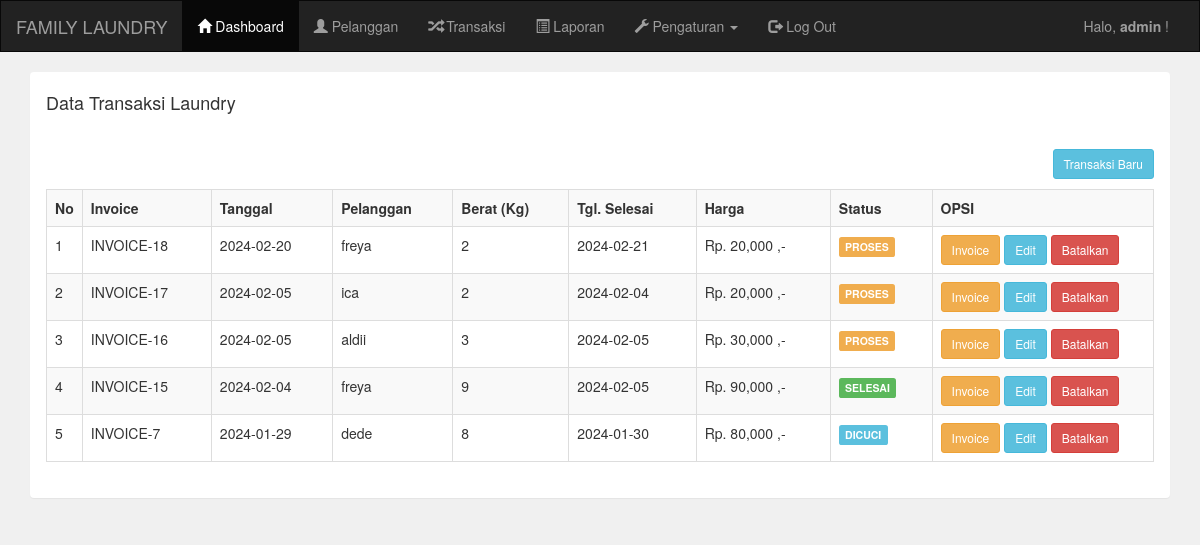
The page /transaksi.php (signed in) on the database its author committed.
### tables this page shows
CREATE TABLE `pelanggan` (
  `pelanggan_id` int(11) NOT NULL,
  `pelanggan_nama` varchar(255) NOT NULL,
  `pelanggan_hp` varchar(255) NOT NULL,
  `pelanggan_alamat` text NOT NULL
);

CREATE TABLE `transaksi` (
  `transaksi_id` int(11) NOT NULL,
  `transaksi_tgl` date NOT NULL,
  `transaksi_pelanggan` int(11) NOT NULL,
  `transaksi_harga` int(11) NOT NULL,
  `transaksi_berat` int(11) NOT NULL,
  `transaksi_tgl_selesai` date NOT NULL,
  `transaksi_status` int(11) NOT NULL
);

### transaksi.php (the view, shortened to what this page needs)
<?php include 'header.php'; ?>
<div class="container">
    <div class="panel">
        <div class="panel-heading">
            <h4>Data Transaksi Laundry</h4>
        </div>
        <div class="panel-body">
            <a href="transaksi_tambah.php" class="btn btn-sm btn-info pull-right">Transaksi Baru</a>
            <br/>
            <br/>
            <table class="table table-bordered table-striped">
                <tr>
                    <th width="1%">No</th>
                    <th>Invoice</th>
                    <th>Tanggal</th>
                    <th>Pelanggan</th>
                    <th>Berat (Kg)</th>
                    <th>Tgl. Selesai</th>
                    <th>Harga</th>
                    <th>Status</th>
                    <th width="20%">OPSI</th>
                </tr>
                <?php
                include '../koneksi.php';
                $data = mysqli_query($koneksi,"select * from pelanggan,transaksi where transaksi_pelanggan=pelanggan_id order by transaksi_id desc");
                $no = 1;
                while($d=mysqli_fetch_array($data)){
                    ?>
                    <tr>
                        <td><?php echo $no++; ?></td>
                        <td>INVOICE-<?php echo $d['transaksi_id']; ?></td>
                        <td><?php echo $d['transaksi_tgl']; ?></td>
                        <td><?php echo $d['pelanggan_nama']; ?></td>
                        <td><?php echo $d['transaksi_berat']; ?></td>
                        <td><?php echo $d['transaksi_tgl_selesai']; ?></td>
                        <td><?php echo "Rp. ".number_format($d['transaksi_harga']) ." ,-"; ?></td>
                        <td>
                            <?php
                            if($d['transaksi_status']=="0"){
                                echo "<div class='label label-warning'>PROSES</div>";
                            }else if($d['transaksi_status']=="1"){
                                echo "<div class='label label-info'>DICUCI</div>";
                            }else if($d['transaksi_status']=="2"){
                                echo "<div class='label label-success'>SELESAI</div>";
                            }
                            ?>
                        </td>
                        <td>
                            <a href="transaksi_invoice.php?id=<?php echo $d['transaksi_id']; ?>" target="_blank" class="btn btn-sm btn-warning">Invoice</a>
                            <a href="transaksi_edit.php?id=<?php echo $d['transaksi_id']; ?>" class="btn btn-sm btn-info">Edit</a>
                            <a href="transaksi_hapus.php?id=<?php echo $d['transaksi_id']; ?>" class="btn btn-sm btn-danger">Batalkan</a>
                        </td>
                    </tr>
                    <?php
                }
                ?>
            </table>
        </div>
    </div>
</div>

### header.php (shortened to what this page needs)
<!DOCTYPE html>
<html>
<head>
<link rel="stylesheet" type="text/css" href="../assets/css/bootstrap.css">
</head>
<body style="background: #f0f0f0">
<nav class="navbar navbar-inverse" style="border-radius: 0px">
<div class="container-fluid">
<div class="navbar-header">
<a class="navbar-brand" href="index.php">FAMILY LAUNDRY</a>
</div>
<div class="collapse navbar-collapse" id="bs-example-navbar-collapse-1">
<ul class="nav navbar-nav">
<li class="active"><a href="index.php"><i class="glyphicon glyphicon-home"></i> Dashboard</a></li>
<li><a href="pelanggan.php"><i class="glyphicon glyphicon-user"></i> Pelanggan</a></li>
<li><a href="transaksi.php"><i class="glyphicon glyphicon-random"></i> Transaksi</a></li>
<li><a href="laporan.php"><i class="glyphicon glyphicon-list-alt"></i> Laporan</a></li>
<li class="dropdown"> <a href="#" class="dropdown-toggle" data-toggle="dropdown" role="button" aria-haspopup="true" aria-expanded="false">
<i class="glyphicon glyphicon-wrench"></i> Pengaturan <span class="caret"></span></a>
</li>
<li><a href="logout.php"><i class="glyphicon glyphicon-log-out"></i> Log Out</a></li>
</ul>
<ul class="nav navbar-nav navbar-right">
<li><p class="navbar-text">Halo, <b> <?php echo $_SESSION['username']; ?></b> !</p></li>
</ul>
</div>
</div>
</nav>

### rows shown on the page
pelanggan: transaksi.transaksi_id "18", transaksi.transaksi_tgl "2024-02-20", pelanggan_nama "freya", transaksi.transaksi_berat "2", transaksi.transaksi_tgl_selesai "2024-02-21", transaksi.transaksi_harga "20,000", shows "PROSES", transaksi.transaksi_id "15", transaksi.transaksi_tgl "2024-02-04", transaksi.transaksi_berat "9", transaksi.transaksi_tgl_selesai "2024-02-05", transaksi.transaksi_harga "90,000", shows "SELESAI"
pelanggan: transaksi.transaksi_id "17", transaksi.transaksi_tgl "2024-02-05", pelanggan_nama "ica", transaksi.transaksi_berat "2", transaksi.transaksi_tgl_selesai "2024-02-04", transaksi.transaksi_harga "20,000", shows "PROSES"
pelanggan: transaksi.transaksi_id "16", transaksi.transaksi_tgl "2024-02-05", pelanggan_nama "aldii", transaksi.transaksi_berat "3", transaksi.transaksi_tgl_selesai "2024-02-05", transaksi.transaksi_harga "30,000", shows "PROSES"
pelanggan: transaksi.transaksi_id "7", transaksi.transaksi_tgl "2024-01-29", pelanggan_nama "dede", transaksi.transaksi_berat "8", transaksi.transaksi_tgl_selesai "2024-01-30", transaksi.transaksi_harga "80,000", shows "DICUCI"

### other values the page prints
$_SESSION['username'] "admin"
